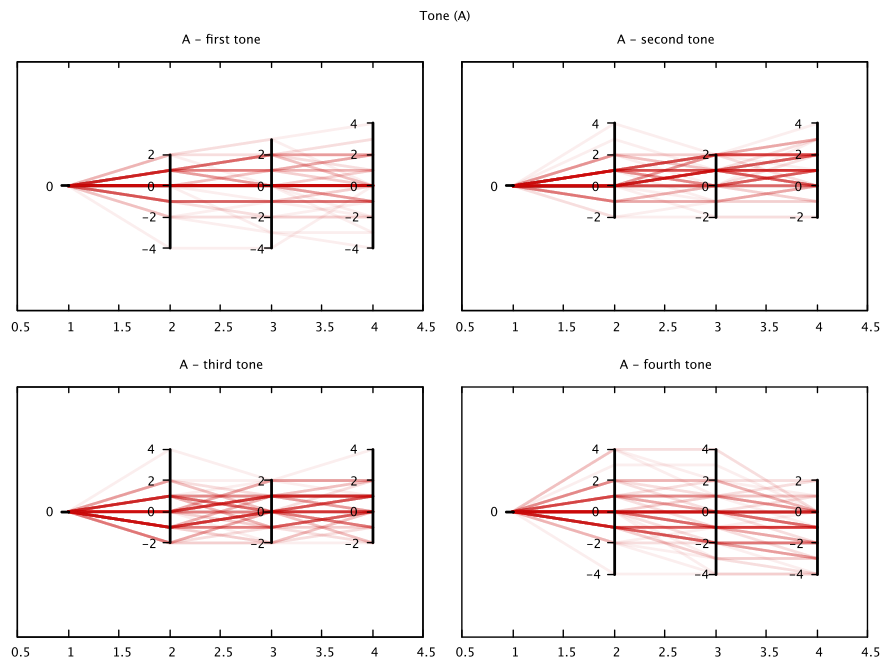

This figure's gnuplot source:
set datafile separator ","
avg(a,b,c,d)=(a+b+c+d)/4
f(b,o)=avg(column(b),column(b+1),column(b+2),column(b+3))-column(b+o)
g(b,o)=column(b)-column(b+o)
set xrange [] noextend
unset ytics
set for [i=1:4] paxis i tics
set for [i=1:4] paxis i range [-8:8]

set multiplot layout 2,2 title "Tone (A)"
unset key

set title "A - first tone"
c=5; plot 'res_ftf.csv' using (g(c,0)):(g(c,1)):(g(c,2)):(g(c,3)) with parallel linecolor rgb "#EECC0000" linewidth 2
set title "A - second tone"
c=9; plot 'res_ftf.csv' using (g(c,0)):(g(c,1)):(g(c,2)):(g(c,3)) with parallel linecolor rgb "#EECC0000" linewidth 2
set title "A - third tone"
c=13; plot 'res_ftf.csv' using (g(c,0)):(g(c,1)):(g(c,2)):(g(c,3)) with parallel linecolor rgb "#EECC0000" linewidth 2
set title "A - fourth tone"
c=1; plot 'res_ftf.csv' using (g(c,0)):(g(c,1)):(g(c,2)):(g(c,3)) with parallel linecolor rgb "#EECC0000" linewidth 2
